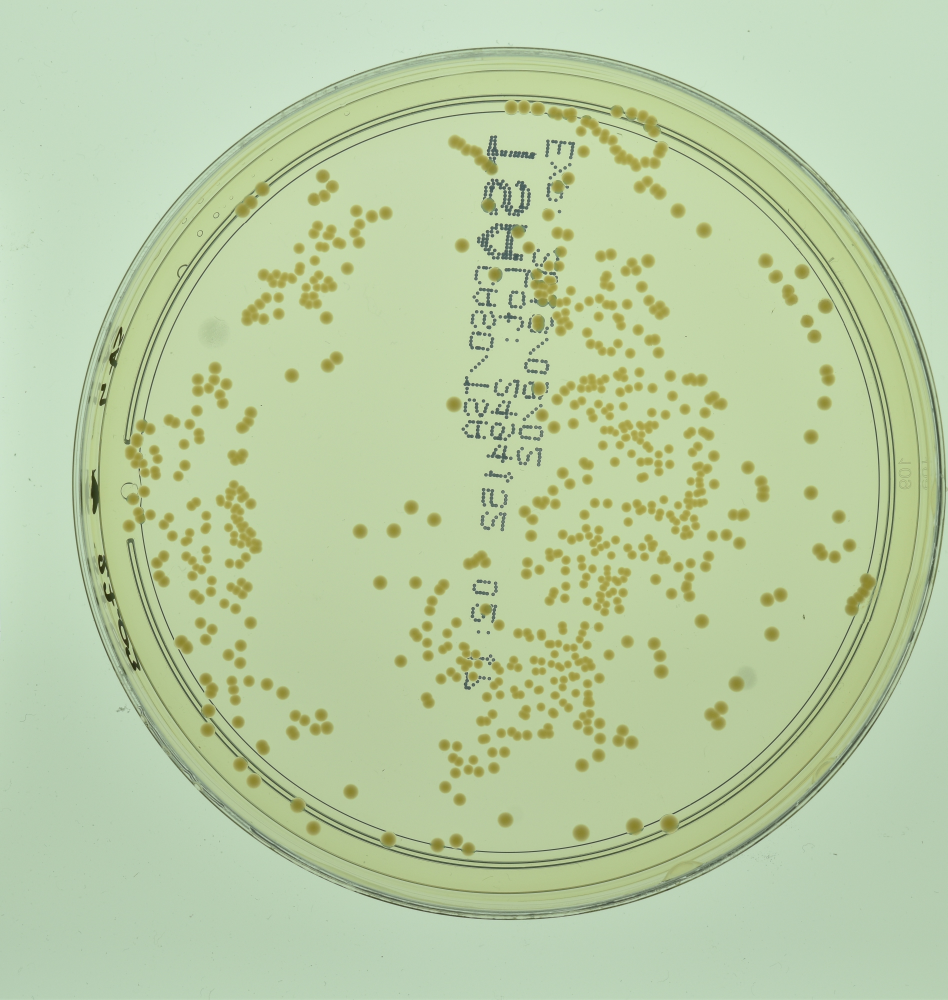
#> input picture Raw dataset/AGAR_representative/higher-resolution/bright/1399.jpg, 3790 x 4000 px (shown at 1/4 size); its folder holds only this picture in this run
$ python -i count_colonies.py   (imports and definitions only)
#> lines starting #> are read from the running program, lines starting #| are printed output that depends on the picture
from PIL import ImageEnhance, ImageFilter, Image
import cv2 as cv
from PIL import Image, ImageEnhance, ImageFilter, ImageDraw, ImageOps
import scipy.ndimage as ndi
import numpy as np

def remove_edges(initial_img):
    img = initial_img.convert("L")#turns the image into greyscale
    enhancer = ImageEnhance.Contrast(img)   #Enhances contrast
    img = enhancer.enhance(1.75)            #
    img = img.filter(ImageFilter.FIND_EDGES)    #Finds the edges to only take relevant stuff into account
    cx, cy = ndi.center_of_mass(np.array(img)) #Finds the center of mass of the edges

    #Creates an eliptical mask supposed to englobe the petri dish and remove everything outside centered around the center of mass
    dist_to_side = min(cx, cy, img.size[0]-cx, img.size[1]-cy)
    for x in range(5):

        boundingBox = [0, 0, 0, 0]
        print(dist_to_side)
        boundingBox[0] = round(cx-dist_to_side)
        boundingBox[1] = round(cy-dist_to_side)
        boundingBox[2] = round(cx+dist_to_side)
        boundingBox[3] = round(cy+dist_to_side)
        print(boundingBox)

        mask = Image.new('L', img.size, 0)
        draw = ImageDraw.Draw(mask)
        draw.ellipse(boundingBox, fill=255)

        im2 = Image.new('L', img.size)
        new_image = Image.composite(img, im2, mask)

        if np.sum(np.array(new_image))/np.sum(np.array(img)) < 0.6:
            dist_to_side += 0.1*(min(cx, cy, img.size[0]-cx, img.size[1]-cy) - dist_to_side)
        elif 0.7 < np.sum(np.array(new_image))/np.sum(np.array(img)):
            dist_to_side*=0.9
        else:
            break

    im2 = Image.new('RGB', img.size)

    output = Image.composite(initial_img, im2, mask)

    return output

def preprocess(file):
    img = Image.open(file)   #Opens the image
#> img is the input picture: PIL image 3790x4000 RGB; mean R, G, B 185.4, 204.5, 163.7
    #img.thumbnail((300, 300))           #resizes it to 300x300
    img = img.convert("L")              #Converts it to greyscale
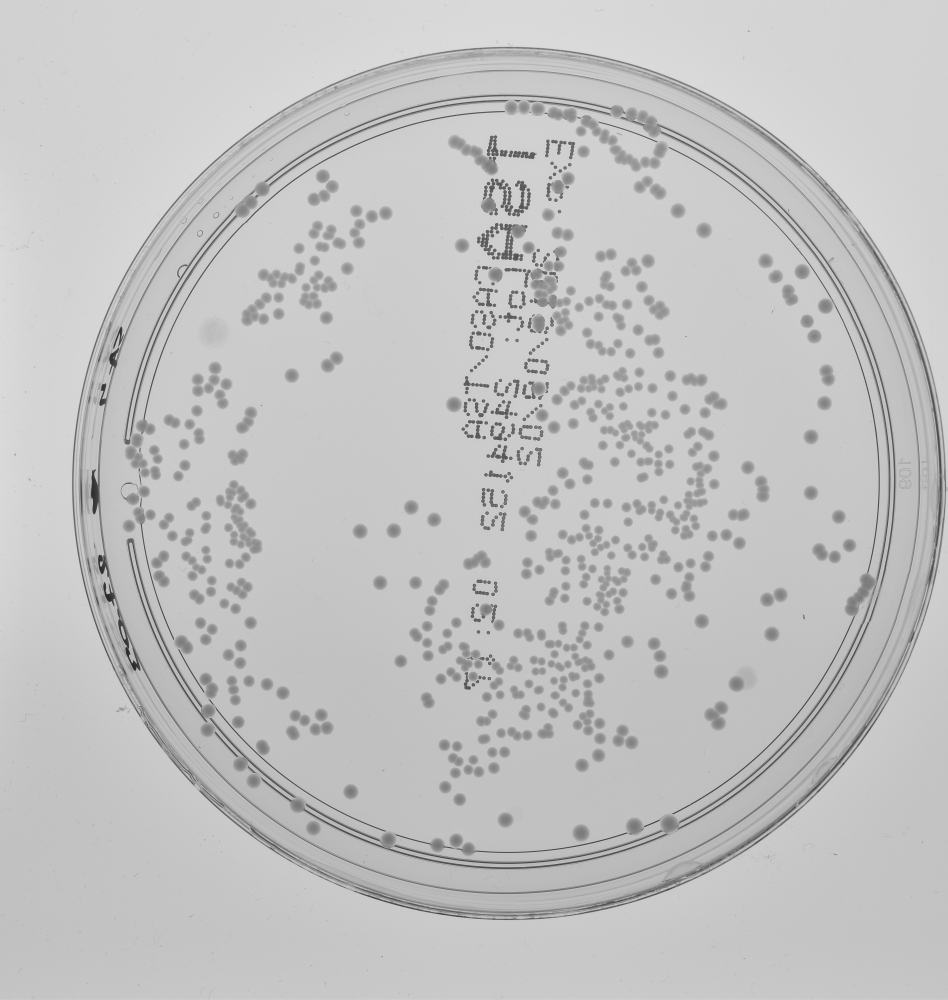
#> img: PIL image 3790x4000 L (shown at 1/4 size); min 34, max 233, mean 194.1
    enhancer = ImageEnhance.Contrast(img)   #Increases contrast
    img = enhancer.enhance(1.75)            #
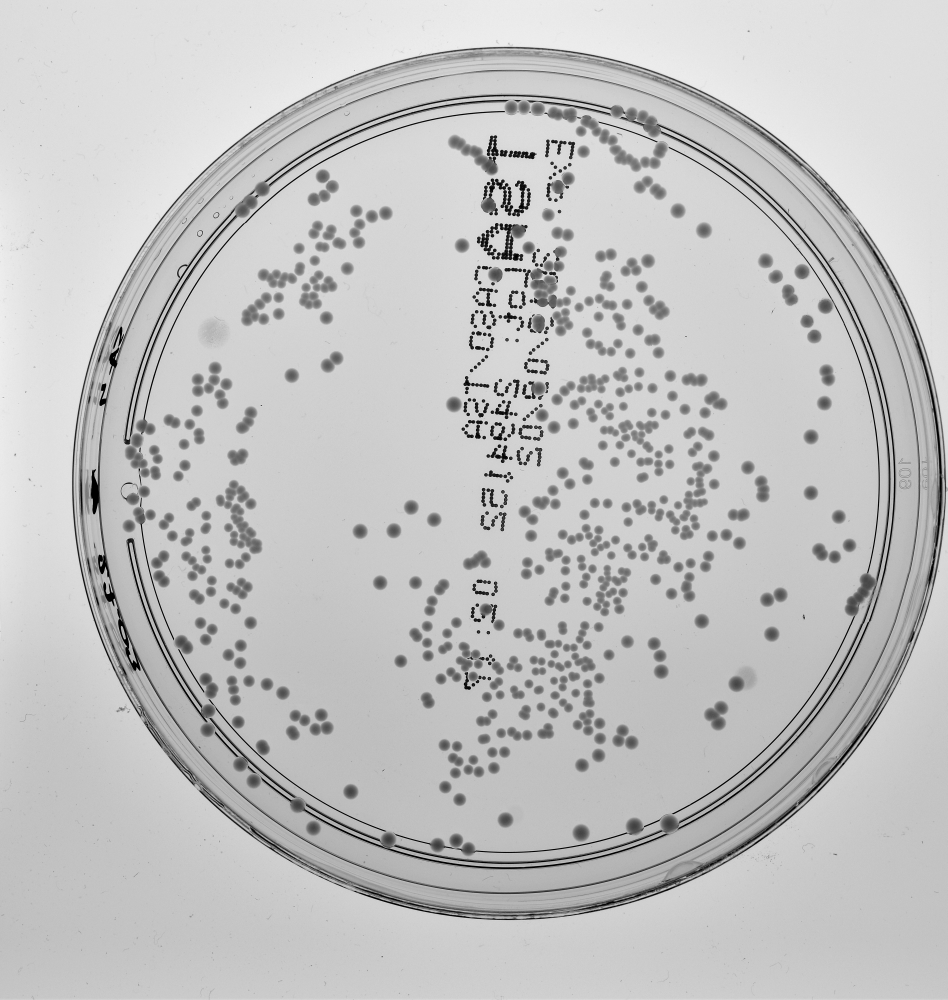
#> img: PIL image 3790x4000 L (shown at 1/4 size); min 0, max 255, mean 193.9
    img = img.filter(ImageFilter.FIND_EDGES)    #Finds the edges of the elements in the image
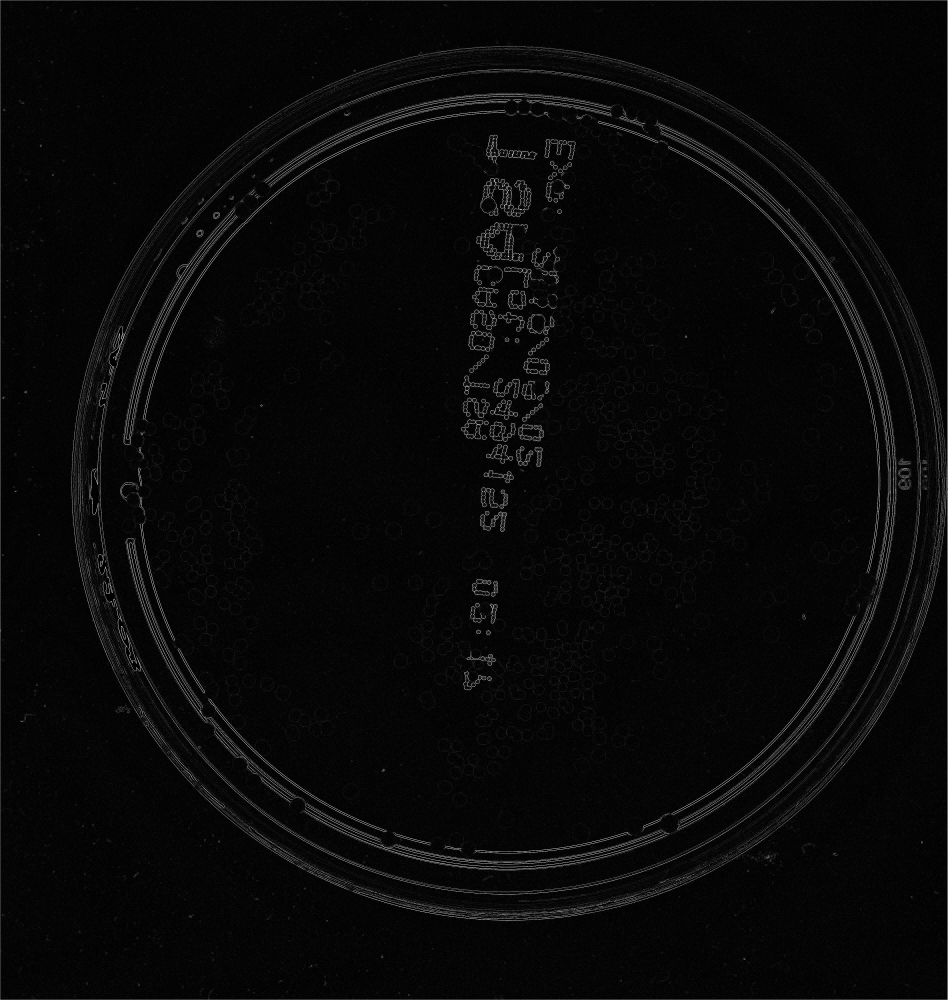
#> img: PIL image 3790x4000 L (shown at 1/4 size); min 0, max 255, mean 8.2
    img = img.filter(ImageFilter.GaussianBlur(0.75))
    #img.save("Images/preprocessed".format(x))   #Saves the preprocessed image
    return img

"""def count_colonies(img):
    #img = cv.imread(img, cv.IMREAD_GRAYSCALE) #Opens the image in grayscale
    ret, labels = cv.connectedComponents(img)   #Counts the number of elements based on connected pixels
    return ret - 1"""

>>> result = preprocess('../Raw dataset/AGAR_representative/higher-resolution/bright/1399.jpg')

$ run again, on Raw dataset/AGAR_representative/higher-resolution/bright/349.jpg
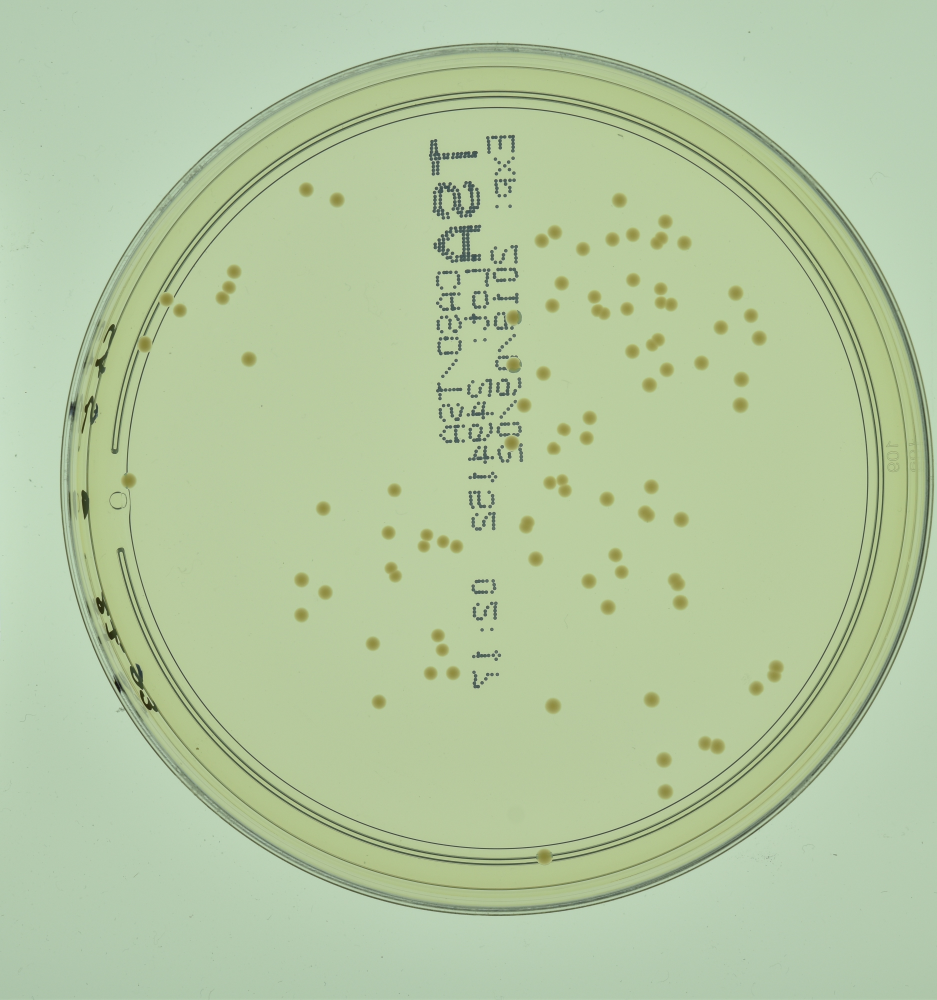
#> input picture Raw dataset/AGAR_representative/higher-resolution/bright/349.jpg, 3747 x 4000 px (shown at 1/4 size)
#> in preprocess, img is the input picture: PIL image 3747x4000 RGB; mean R, G, B 179.5, 199.5, 160.6
#> in preprocess, `img = enhancer.enhance(1.75)`:
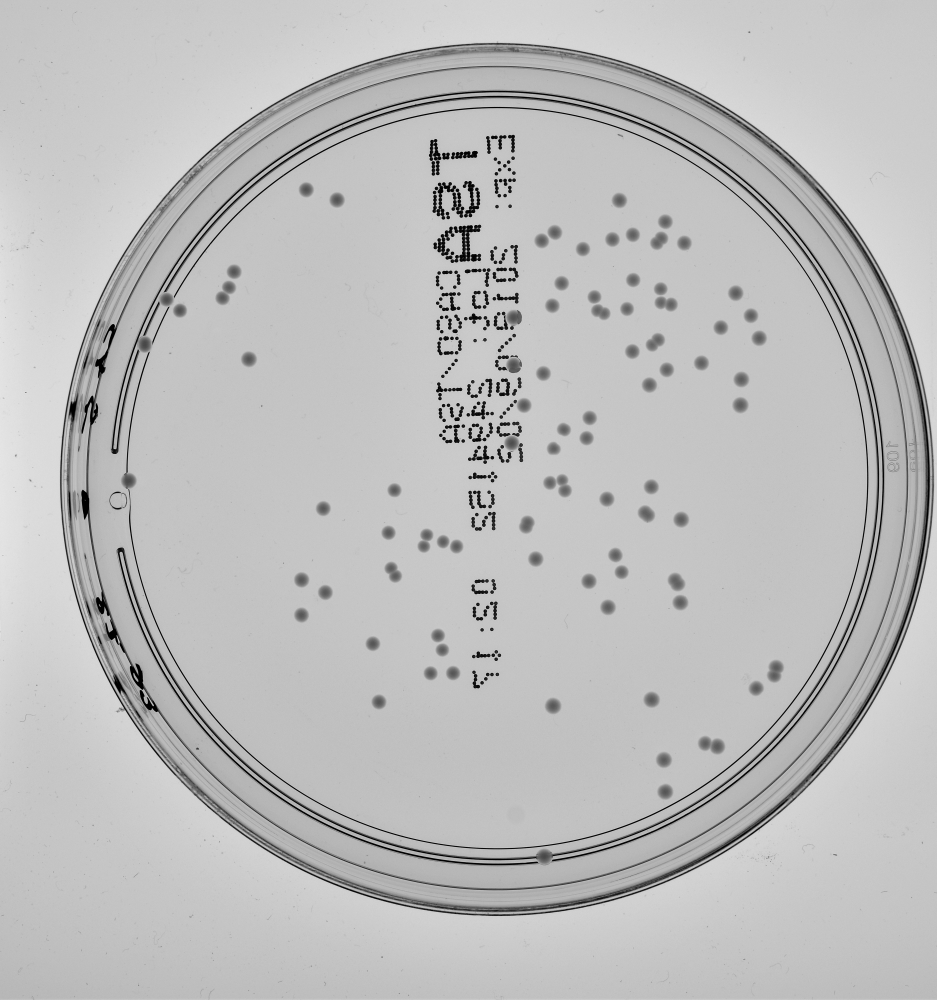
#> img: PIL image 3747x4000 L (shown at 1/4 size); min 0, max 255, mean 188.9
#> in preprocess, `img = img.filter(ImageFilter.FIND_EDGES)`:
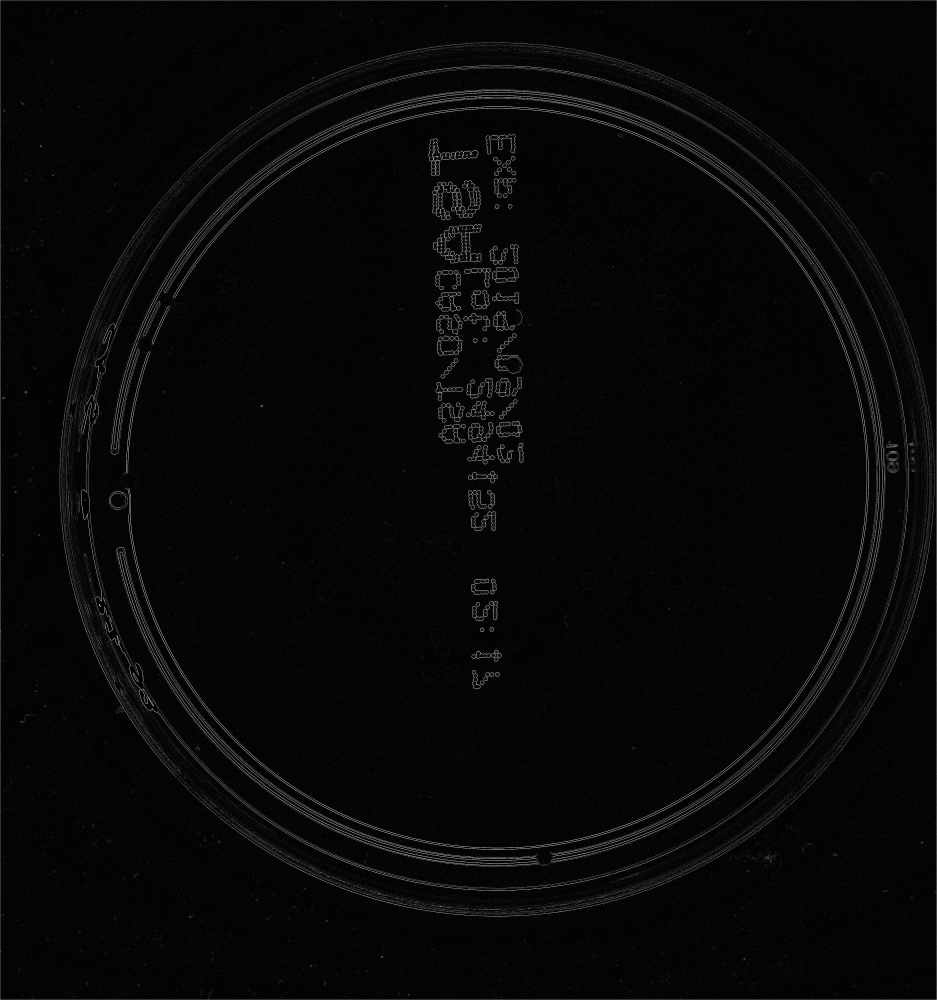
#> img: PIL image 3747x4000 L (shown at 1/4 size); min 0, max 255, mean 7.5

$ run again, on Raw dataset/AGAR_representative/higher-resolution/bright/510.jpg
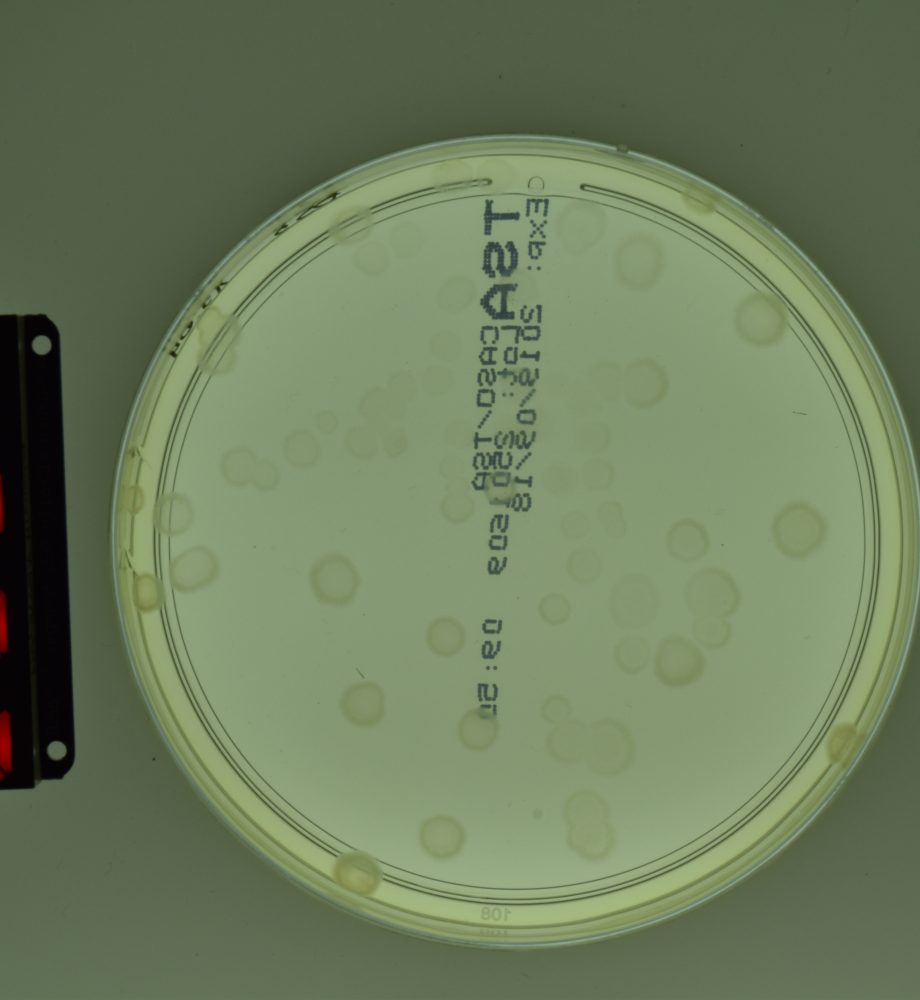
#> input picture Raw dataset/AGAR_representative/higher-resolution/bright/510.jpg, 3680 x 4000 px (shown at 1/4 size)
#> in preprocess, img is the input picture: PIL image 3680x4000 RGB; mean R, G, B 108.9, 125.1, 92.7
#> in preprocess, `img = enhancer.enhance(1.75)`:
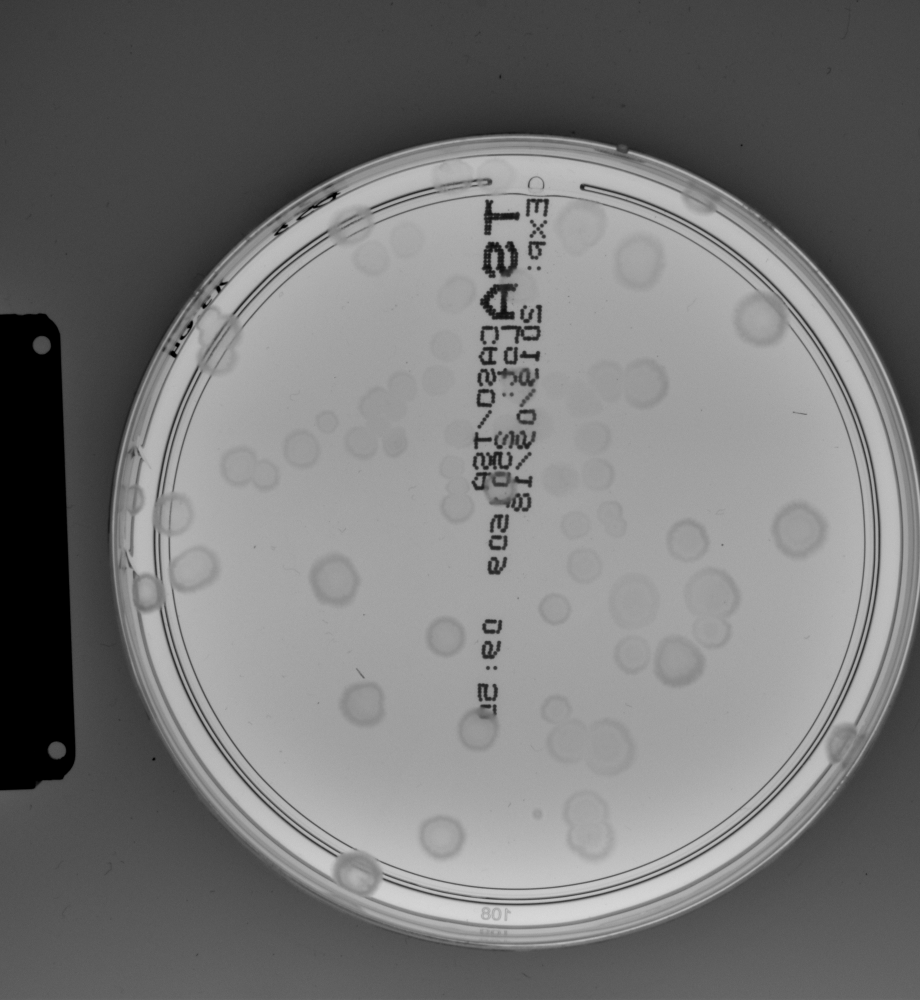
#> img: PIL image 3680x4000 L (shown at 1/4 size); min 0, max 223, mean 118.4
#> in preprocess, `img = img.filter(ImageFilter.FIND_EDGES)`:
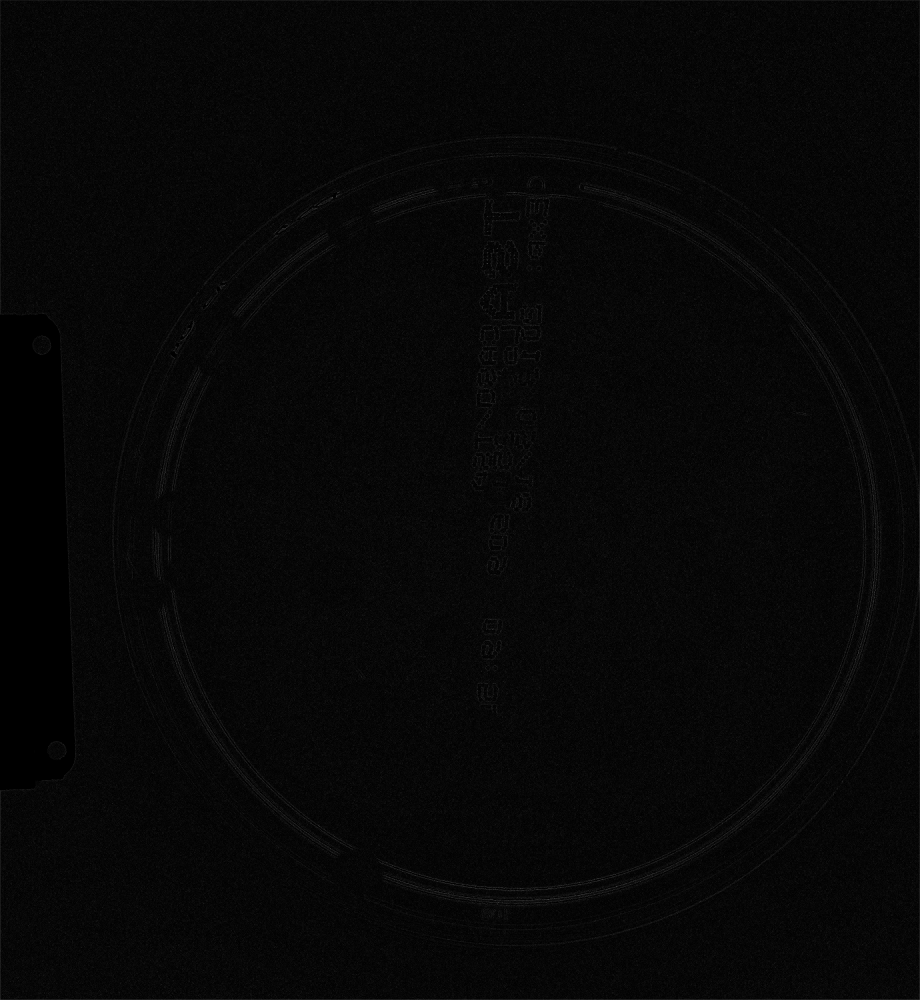
#> img: PIL image 3680x4000 L (shown at 1/4 size); min 0, max 255, mean 6.9
